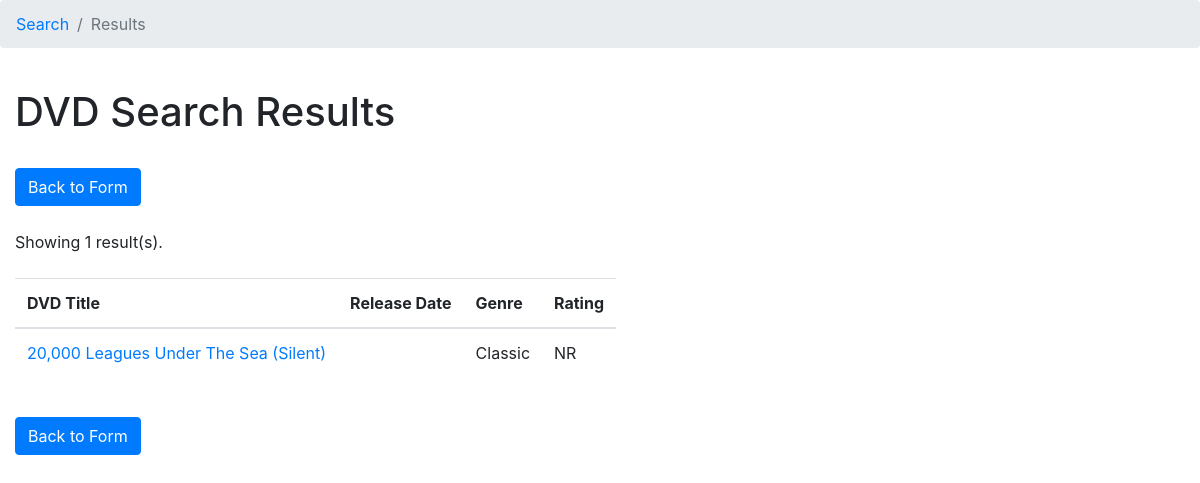
Screenshot of /assignment_09/search_results.php?title=20,000 Leagues Under The Sea (Silent) with the database file from the repository.
### tables this page shows
CREATE TABLE `dvd_titles` (
  `dvd_title_id` int(11) NOT NULL,
  `title` varchar(255) NOT NULL,
  `release_date` date DEFAULT NULL,
  `award` varchar(255) DEFAULT NULL,
  `label_id` int(11) DEFAULT NULL,
  `sound_id` int(11) DEFAULT NULL,
  `genre_id` int(11) DEFAULT NULL,
  `rating_id` int(11) DEFAULT NULL,
  `format_id` int(11) DEFAULT NULL
);

CREATE TABLE `genres` (
  `genre_id` int(11) NOT NULL,
  `genre` varchar(255) NOT NULL
);

CREATE TABLE `ratings` (
  `rating_id` int(11) NOT NULL,
  `rating` varchar(255) NOT NULL
);

### assignment_09/search_results.php (the view, shortened to what this page needs)
<?php
	$host = "303.itpwebdev.com";
	$password = "Iaminla123";
	$db = "benjamfr_DVD_db";
	$user = "benjamfr_db_user";
	$mysqli = new mysqli($host,$user,$password, $db);
	$mysqli->set_charset('utf8');
$sql = "SELECT dvd_titles.dvd_title_id, dvd_titles.title, genres.genre, ratings.rating, labels.label, formats.format, sounds.sound, dvd_titles.award, dvd_titles.release_date
		FROM dvd_titles
		LEFT JOIN genres ON dvd_titles.genre_id = genres.genre_id
		LEFT JOIN ratings ON dvd_titles.rating_id = ratings.rating_id
		LEFT JOIN labels ON dvd_titles.label_id = labels.label_id
		LEFT JOIN formats ON dvd_titles.format_id = formats.format_id
		LEFT JOIN sounds ON dvd_titles.sound_id = sounds.sound_id
		WHERE 1=1";
if( isset($_GET['title']) && !empty($_GET['title']) ) {
	$sql = $sql . " AND dvd_titles.title LIKE '%" . $_GET['title'] . "%'";
}
$sql = $sql . ";";
$results = $mysqli->query($sql);
?>
<!DOCTYPE html>
<html>
<head>
	<link rel="stylesheet" href="https://maxcdn.bootstrapcdn.com/bootstrap/4.0.0/css/bootstrap.min.css">
</head>
<body>
	<ol class="breadcrumb">
		<li class="breadcrumb-item"><a href="search_form.php">Search</a></li>
		<li class="breadcrumb-item active">Results</li>
	</ol>
	<div class="container-fluid">
		<div class="row">
			<h1 class="col-12 mt-4">DVD Search Results</h1>
		</div>
	</div>
	<div class="container-fluid">
		<div class="row mb-4">
			<div class="col-12 mt-4">
				<a href="search_form.php" role="button" class="btn btn-primary">Back to Form</a>
			</div>
		</div>
		<div class="row">
			<div class="col-12">
				Showing <?php echo $results->num_rows ?> result(s).
			</div>
			<div class="col-12">
				<table class="table table-hover table-responsive mt-4">
					<thead>
						<tr>
							<th>DVD Title</th>
							<th>Release Date</th>
							<th>Genre</th>
							<th>Rating</th>
						</tr>
					</thead>
					<tbody>
						<?php while ($row = $results->fetch_assoc() ) : ?>
							<tr>
								<td>
									<a href="details.php?id= <?php echo $row['dvd_title_id'] ?>" ><?php echo $row['title'] ?> </a>
								</td>
								<td>
								</td>
								<td>
									<?php echo $row['genre'] ?>
								</td>
								<td>
									<?php echo $row['rating'] ?>
								</td>
							</tr>
						<?php endwhile ?>
					</tbody>
				</table>
			</div>
		</div>
		<div class="row mt-4 mb-4">
			<div class="col-12">
				<a href="search_form.php" role="button" class="btn btn-primary">Back to Form</a>
			</div>
		</div>
	</div>
</body>
</html>

### rows the page displays
dvd_titles: title "20,000 Leagues Under The Sea (Silent)", genre.genre "Classic", rating.rating "NR"

### other values shown
$results->num_rows "1"
